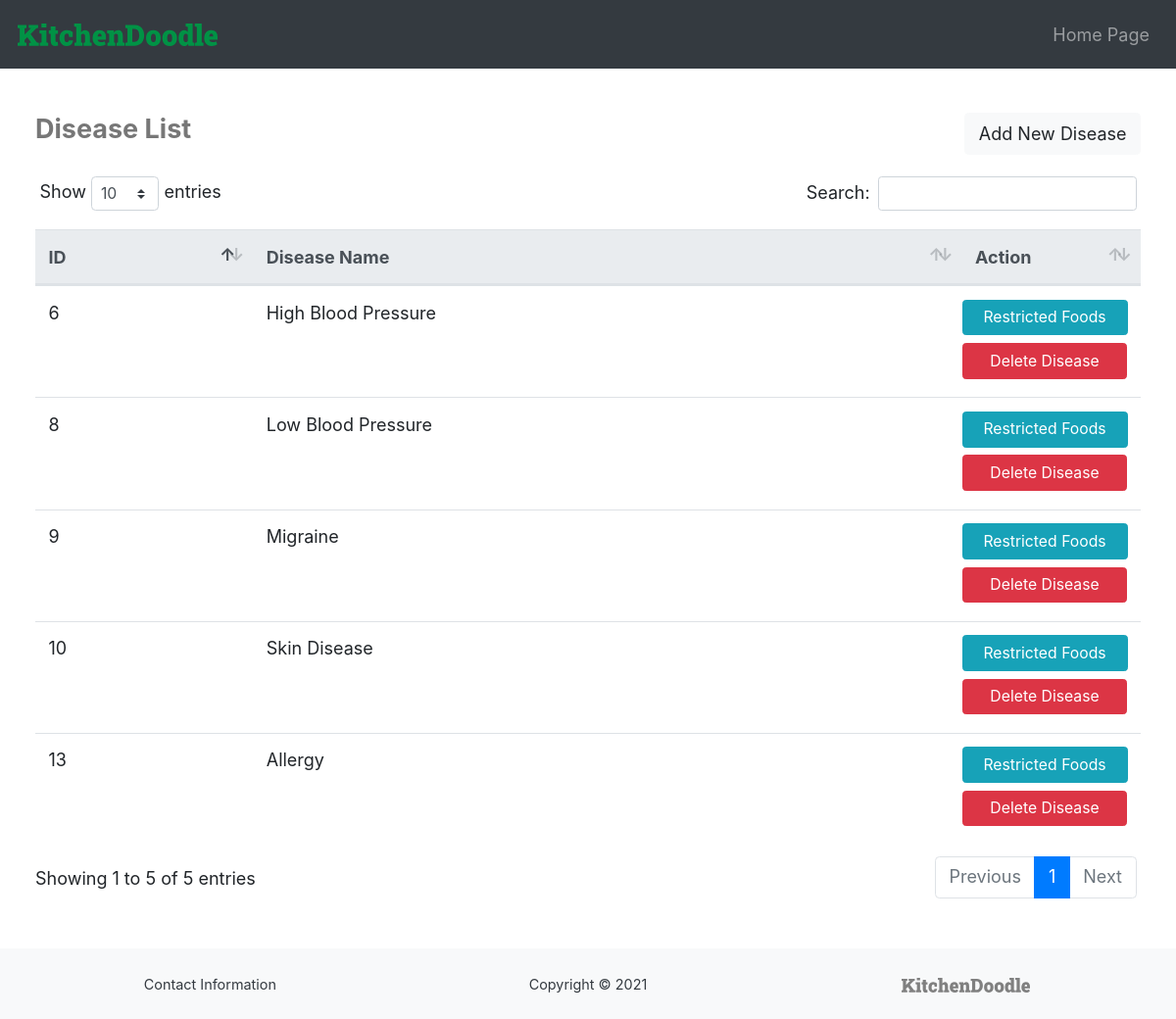
The app's page /diseaseList.php (signed in) with its own data.
### tables this page shows
CREATE TABLE `diseases` (
  `id` int(10) NOT NULL,
  `name` varchar(50) NOT NULL
);

### diseaseList.php (the view, shortened to what this page needs)
<?php
if(
    isset($_SESSION['emp_email']) &&
    !empty($_SESSION['emp_email'])
){
    ?>
    <!DOCTYPE html>
    <html lang="en">
    <head>
        <link rel="stylesheet" href="https://maxcdn.bootstrapcdn.com/bootstrap/4.5.2/css/bootstrap.min.css">
        <link rel="stylesheet" href="https://use.fontawesome.com/releases/v5.7.0/css/all.css">
        <link href="css/style.css" rel="stylesheet">
        <link href="css/style-employee-general.css" rel="stylesheet">
        <link href="dataTables/dataTables.bootstrap4.min.css" rel="stylesheet">
    </head>
    <body>
        <nav class="navbar navbar-expand-md navbar-dark bg-dark">
            <a href="employeeHome.php" class="navbar-brand"> <img src="images/kd-logo-full-green.svg" alt="KD" class="navbar-brand-image"> </a>
            <div class="navbar-collapse">
                <ul class="navbar-nav ml-auto">
                    <li class="nav-item">
                        <a href="employeeHome.php" class="nav-link" > Home Page </a>
                    </li>
                </ul>
            </div>
        </nav>
        <div class="container-fluid content main-container">
            <div class="d-flex justify-content-between align-items-center" style="margin-bottom: 1em;">
                <h4> Disease List </h4>
                <input type="button" class="btn btn-light" value="Add New Disease" onclick="showHiddenSection()">
            </div>
            <div class="table-responsive">
                <table class="table table-hover" id="dataTable">
                    <thead class="thead-light">
                        <th> ID </th>
                        <th> Disease Name </th>
                        <th> Action </th>
                    </thead>
                    <tbody>
                        <?php
                            try{
                                $conn = new PDO("mysql:host=localhost:3306;dbname=kitchendoodle_db;", "root", "");
                                $conn->setAttribute(PDO::ATTR_ERRMODE, PDO::ERRMODE_EXCEPTION);
                                $querystring = "SELECT * FROM diseases";
                                $returnobj = $conn->query($querystring);
                                $returntable = $returnobj->fetchAll();
                                if($returnobj->rowCount()==0){
                                    ?>
                                        <tr>
                                            <td colspan="3"> No Values Found </td>
                                        </tr>
                                    <?php
                                }
                                else{
                                    foreach($returntable as $rows){
                                        ?>
                                            <tr>
                                                <td> <?php echo $rows['id'] ?> </td>
                                                <td><?php echo $rows['name'] ?></td>
                                                <td class="action-tabledata">
                                                    <input type="button" class="btn btn-sm btn-info btn-fit" value="Restricted Foods" onclick="redirect('diseaseRestrictedFood.php?id=<?php echo $rows['id'] ?>')">
                                                    <input type="button" class="btn btn-sm btn-danger btn-fit" value="Delete Disease" onclick="deletefn(<?php echo $rows['id'] ?>, 'diseases');">
                                                </td>
                                            </tr>
                                        <?php
                                    }
                                }
                            }
                            catch(PDOException $ex){
                                ?>
                                    <tr>
                                        <td colspan="3"> No Data Found </td>
                                    </tr>
                                <?php
                            }
                        ?>
                    </tbody>
                </table>
            </div>
        </div>
        <footer>
            <div class="row no-gutters text-center text-dark bg-light custom-footer">
                <div class="col-sm-4">
                    Contact Information
                </div>
                <div class="col-sm-4">
                    Copyright © 2021
                </div>
                <div class="col-sm-4">
                    <a href="index.html" class="">
                        <img src="images/kd-logo-full-grey.svg" alt="KD" class="footer-logo">
                    </a>
                </div>
            </div>
        </footer>
    </body>
    </html>
    <?php
}
else{
    ?>
        <script> location.assign("employeeLogin.php") </script>
    <?php
}
?>

### css/style.css (style rules this page uses)
:root { font-size: 18px; --clr-primary-900: #009245; --clr-primary-600: #AFD7A9; --clr-bs-primary: #0275d8; --clr-bs-success: #5cb85c; --clr-bs-info: #5bc0de; --clr-bs-warning: #f0ad4e; --clr-bs-danger: #d9534f; --clr-bs-dark: #292b2c; --clr-bs-light: #f7f7f7; --clr-bs-primary-pop: #007bff; --clr-bs-success-pop: #28a745; --clr-bs-info-pop: #17a2b8; --clr-bs-warning-pop: #ffc107; --clr-bs-danger-pop: #dc3545; --clr-bs-dark-pop: #343a40; --clr-bs-light-pop: #f8f9fa; --clr-bs-success-light: #c3e6cb; --clr-bs-info-light: #d1ecf1; --clr-bs-warning-light: #fff3cd; --clr-bs-danger-light: #f8d7da; --clr-bs-success-deep: #155724; --clr-bs-info-deep: #0c5460; --clr-bs-warning-deep: #856404; --clr-bs-danger-deep: #721c24; --clr-bs-nav-dark: #353b41; --font-roboto-slab: "Roboto Slab", serif; --font-roboto: "Roboto", sans-serif; }
html { height: 100%; width: 100%; }
body { min-height: 100%; display: flex; flex-direction: column; }
.container-fluid { --padding: 1em; padding-left: var(--padding); padding-right: var(--padding); }
nav { min-width: inherit; }
.navbar-brand { padding-bottom: 0.4em; }
.navbar-brand-image { height: 1em; }
.navbar li { padding-left: 0.8em; padding-top: 0.2em; padding-bottom: 0.2em; }
.content { flex: 1 0 auto; }
.custom-footer { font-size: 0.8em; padding: 1.5em; width: 100%; margin-top: auto; flex-shrink: 0; }
.custom-footer div { padding-top: 0.25em; padding-bottom: 0.25em; }
.footer-logo { height: 1em; }
h4 { font-weight: bold; color: var(--clr-bs-nav-dark); }
.action-tabledata { width: 1px; }
.action-tabledata:last-of-type { padding-left: 0em; }
.btn-fit { padding: 0.35em 0.5em; width: 100%; }
.btn-fit:not(:last-child) { padding: 0.35em 0.5em; margin-bottom: 0.5em; width: 100%; }

### css/style-employee-general.css (style rules this page uses)
.main-container { padding: 2.5em 2em; display: flex; flex-direction: column; }
h4 { font-weight: bold; color: #777; }

### diseaseList.php (style rules this page uses)
.btn-fit { padding: 0.35em 0.6em; margin-bottom: 5px; width: 17ch; }

### records on screen
diseases: id "6", name "High Blood Pressure"
diseases: id "8", name "Low Blood Pressure"
diseases: id "9", name "Migraine"
diseases: id "10", name "Skin Disease"
diseases: id "13", name "Allergy"
